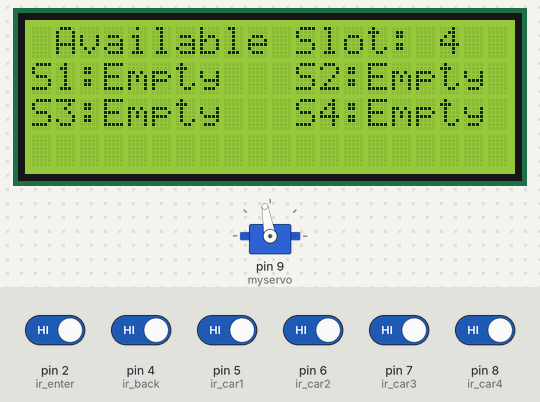
A sketch run on a simulated Arduino Uno, built with avr-gcc and run on an emulated ATmega328P. Shown: servo, 20×4 character LCD. Inputs (shaded band) come from the test bench; at power-on: pin 2 (ir_enter), pin 4 (ir_back), pin 5 (ir_car1), pin 6 (ir_car2), pin 7 (ir_car3), pin 8 (ir_car4) HIGH.

Above: at 2.2 s.
2.3 s: pin 5 (ir_car1) driven LOW
At 3.6 s:
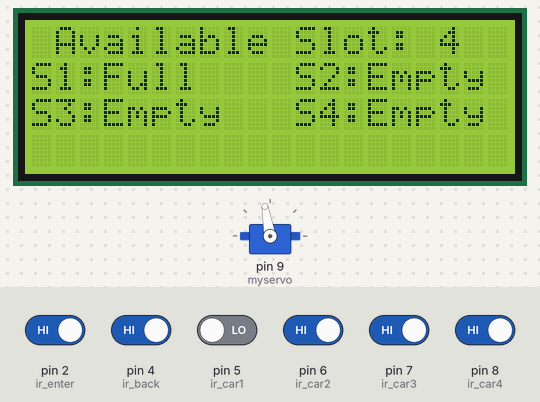
5.3 s: pin 6 (ir_car2) driven LOW
At 6.5 s:
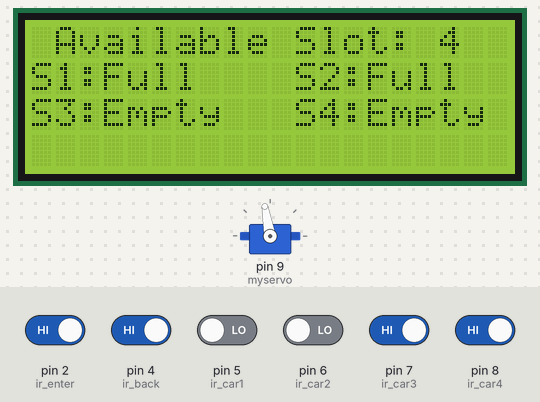
8.3 s: pin 7 (ir_car3) driven LOW
At 9.3 s:
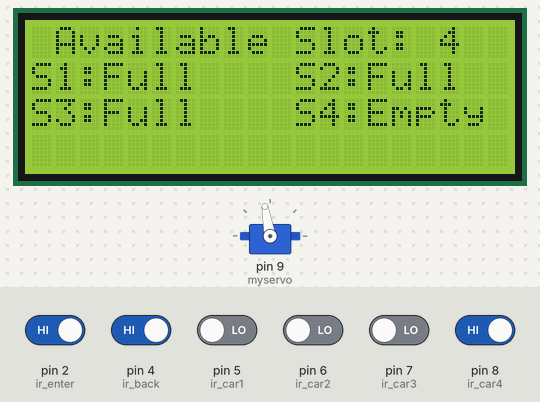
9.8 s: pin 8 (ir_car4) driven LOW
At 10.9 s:
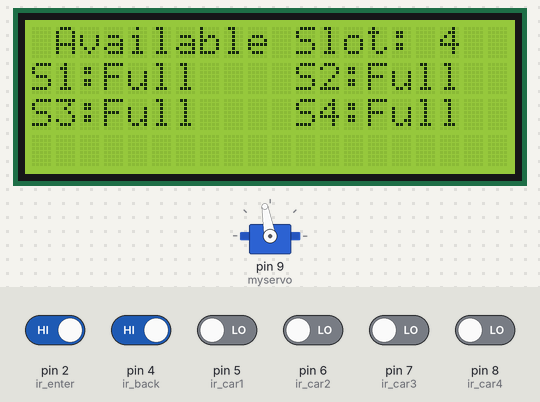
12.8 s: pin 5 (ir_car1) driven HIGH
At 13.8 s:
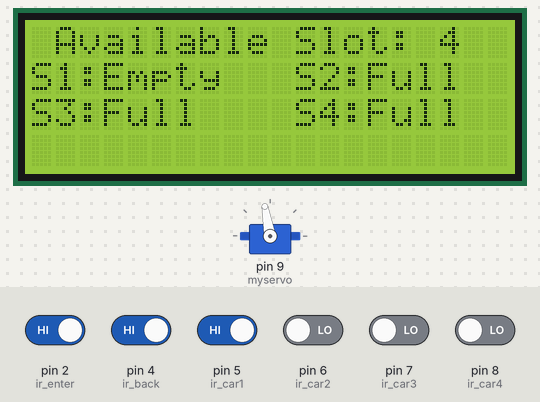
14.3 s: pin 6 (ir_car2) driven HIGH
At 15.4 s:
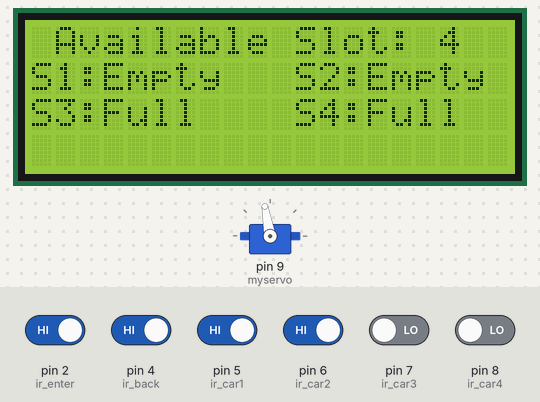
Timing chart, 0 to 17.3 s (numbered marks = the images above; inputs shaded):
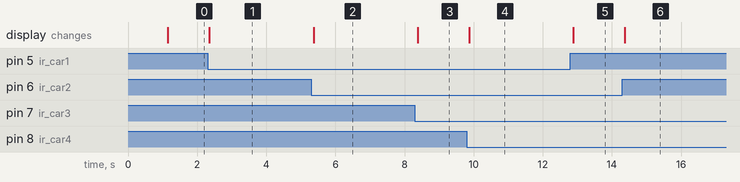

Measured:
- after the input at 2.3 s, the display: changes after 0.06 s (image 1)
- after the input at 5.3 s, the display: changes after 0.07 s (image 2)
- after the input at 8.3 s, the display: changes after 0.09 s (image 3)
- after the input at 9.8 s, the display: changes after 0.07 s (image 4)
- after the input at 12.8 s, the display: changes after 0.08 s (image 5)
- after the input at 14.3 s, the display: changes after 0.06 s (image 6)

The sketch:

arduino_smart_car_parking_system.ino
```cpp
#include <Servo.h>
#include <Wire.h>
#include <LiquidCrystal_I2C.h>
LiquidCrystal_I2C lcd(0x27, 20, 4);

Servo myservo;

#define ir_enter 2
#define ir_back  4

#define ir_car1 5
#define ir_car2 6
#define ir_car3 7
#define ir_car4 8


int S1 = 0, S2 = 0, S3 = 0, S4 = 0;
int flag1 = 0, flag2 = 0;
int slot = 4;

void setup() {
  Serial.begin(9600);

  pinMode(ir_car1, INPUT);
  pinMode(ir_car2, INPUT);
  pinMode(ir_car3, INPUT);
  pinMode(ir_car4, INPUT);

  pinMode(ir_enter, INPUT);
  pinMode(ir_back, INPUT);

  myservo.attach(9);
  myservo.write(100);


  lcd.init();
  lcd.backlight();
  lcd.setCursor (0, 0);
  lcd.print(" Welcome To");
  lcd.setCursor (0, 1);
  lcd.print("Smart Parking System");
  delay (1000);
  lcd.clear();

  Read_Sensor();

  int total = S1 + S2 + S3 + S4;
  slot = slot - total;
}

void loop() {

  Read_Sensor();

  lcd.setCursor (0, 0);
  lcd.print(" Available Slot: ");
  lcd.print(slot);
  lcd.print("    ");

  lcd.setCursor (0, 1);
  if (S1 == 1) {
    lcd.print("S1:Full ");
  }
  else {
    lcd.print("S1:Empty");
  }

  lcd.setCursor (11, 1);
  if (S2 == 1) {
    lcd.print("S2:Full ");
  }
  else {
    lcd.print("S2:Empty");
  }

  lcd.setCursor (0, 2);
  if (S3 == 1) {
    lcd.print("S3:Full ");
  }
  else {
    lcd.print("S3:Empty");
  }

  lcd.setCursor (11, 2);
  if (S4 == 1) {
    lcd.print("S4:Full ");
  }
  else {
    lcd.print("S4:Empty");
  }

  if (digitalRead (ir_enter) == 0 && flag1 == 0) {
    if (slot > 0) {
      flag1 = 1;
      if (flag2 == 0) {
        myservo.write(180);
        slot = slot - 1;
      }
    } else {
      lcd.setCursor (0, 0);
      lcd.print(" Sorry Parking Full ");
      delay(1500);
    }
  }

  if (digitalRead (ir_back) == 0 && flag2 == 0) {
    flag2 = 1;
    if (flag1 == 0) {
      myservo.write(180);
      slot = slot + 1;
    }
  }

  if (flag1 == 1 && flag2 == 1) {
    delay (1000);
    myservo.write(90);
    flag1 = 0, flag2 = 0;
  }

  delay(1);
}

void Read_Sensor() {
  S1 = 0, S2 = 0, S3 = 0, S4 = 0;

  if (digitalRead(ir_car1) == 0) {
    S1 = 1;
  }
  if (digitalRead(ir_car2) == 0) {
    S2 = 1;
  }
  if (digitalRead(ir_car3) == 0) {
    S3 = 1;
  }
  if (digitalRead(ir_car4) == 0) {
    S4 = 1;
  }

}
```
